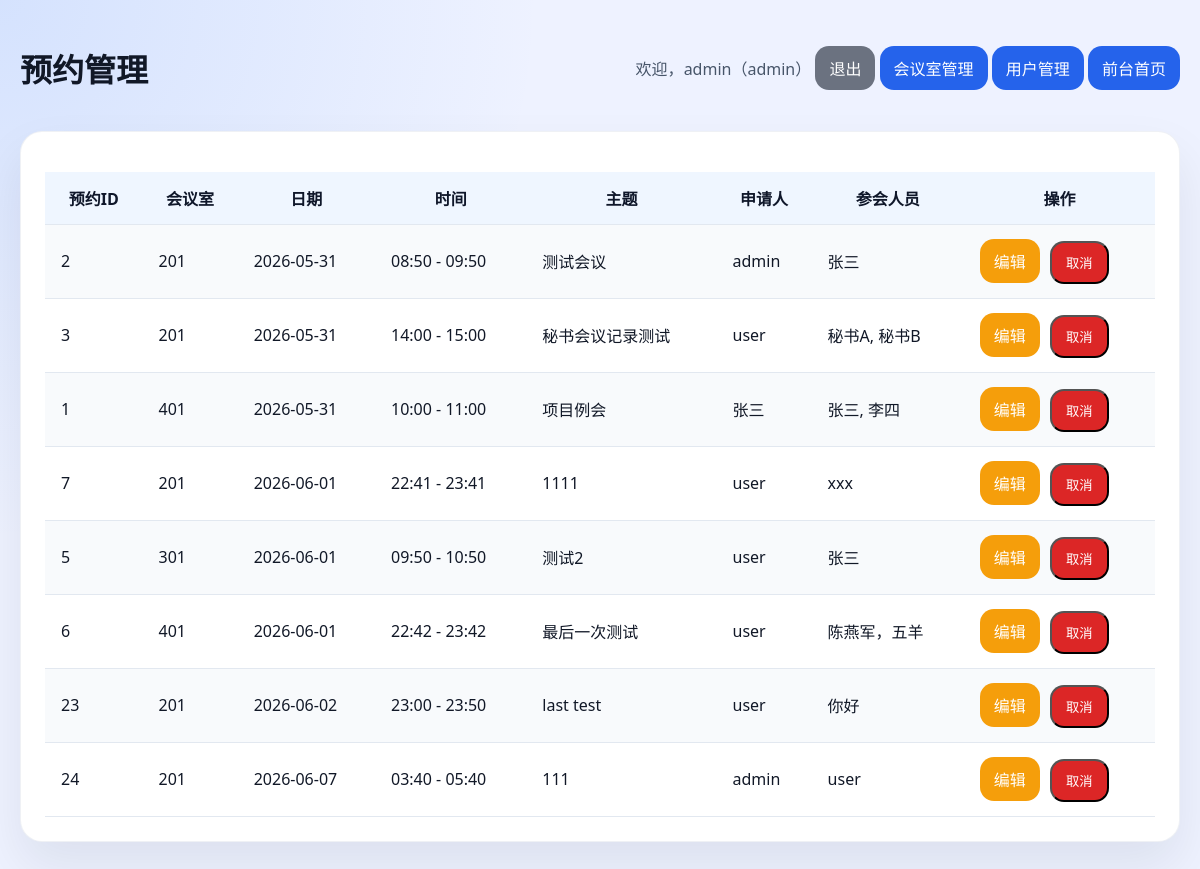
/admin/bookings (signed in), run on an earlier commit of the app's database.
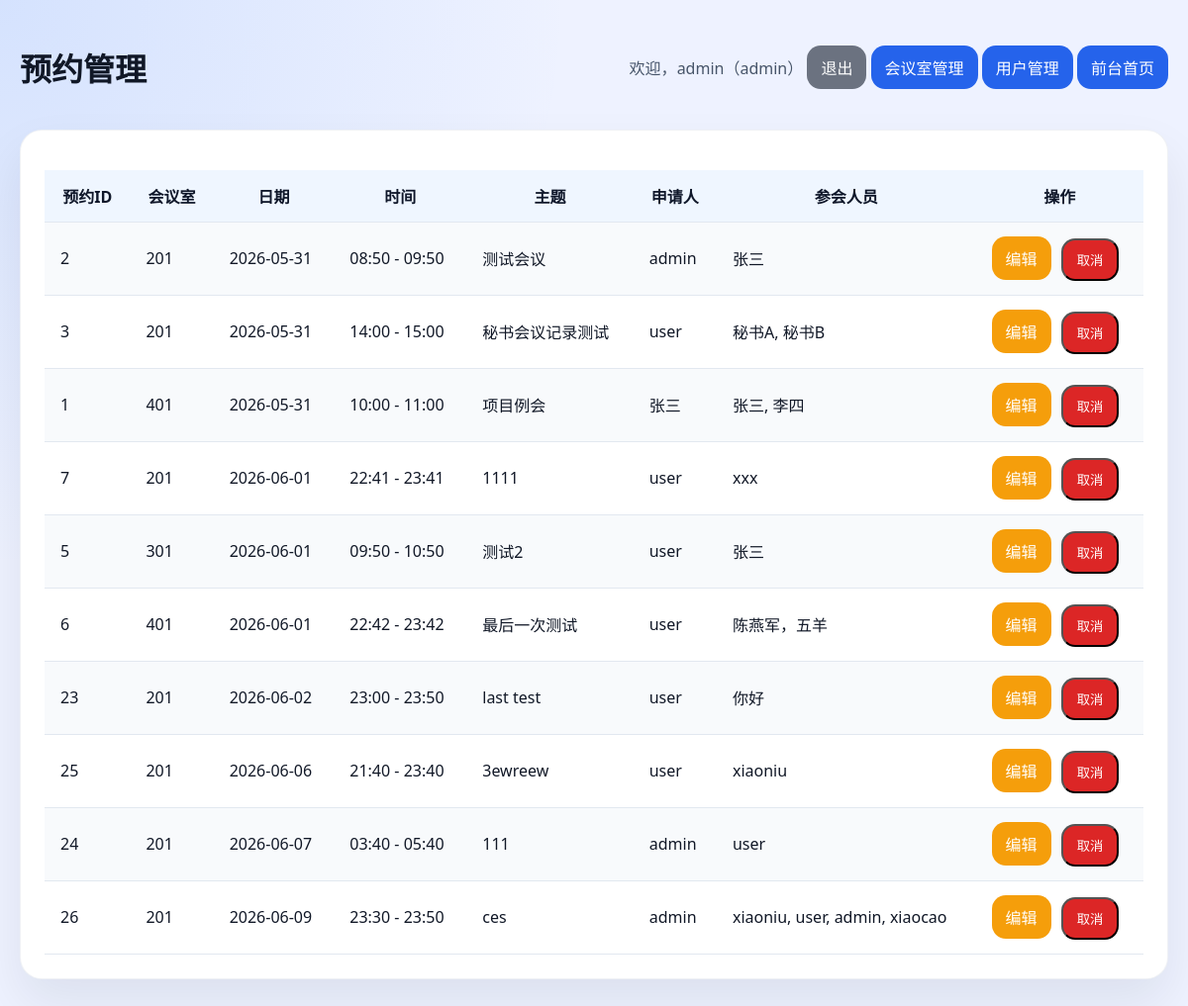
And on a later commit of the database.
### tables this page shows
CREATE TABLE booking (
                booking_id INTEGER PRIMARY KEY AUTOINCREMENT,
                room_id INTEGER NOT NULL,
                date TEXT NOT NULL,
                start_time TEXT NOT NULL,
                end_time TEXT NOT NULL,
                owner TEXT NOT NULL,
                subject TEXT NOT NULL,
                attendees TEXT NOT NULL DEFAULT '', minutes TEXT NOT NULL DEFAULT '', owner_display TEXT NOT NULL DEFAULT '', attendee_usernames TEXT NOT NULL DEFAULT '',
                FOREIGN KEY (room_id) REFERENCES room(room_id) ON DELETE CASCADE
            );

CREATE TABLE room (
                room_id INTEGER PRIMARY KEY AUTOINCREMENT,
                name TEXT NOT NULL UNIQUE,
                capacity INTEGER NOT NULL,
                location TEXT NOT NULL
            );

### app.py (the view)
@app.route("/admin/bookings")
@admin_required
def admin_bookings():
    bookings = get_all_bookings()
    rooms = get_rooms()
    return render_template("admin_bookings.html", bookings=bookings, rooms=rooms, message=None, error=None)

### app.py (called while the page is built)
def admin_required(view):
    @wraps(view)
    def wrapped(*args, **kwargs):
        user = session.get("user")
        if not user:
            return redirect(url_for("login", next=request.path))
        if user.get("role") != "admin":
            return render_template("result.html", error="你没有权限访问此页面。")
        return view(*args, **kwargs)
    return wrapped

@app.context_processor
def inject_user():
    return {"current_user": session.get("user")}

### models.py (called while the page is built)
def get_connection():
    conn = sqlite3.connect(DB_PATH)
    conn.row_factory = sqlite3.Row
    conn.execute("PRAGMA foreign_keys = ON")
    return conn

def fetch_all(query, params=()):
    with get_connection() as conn:
        cursor = conn.execute(query, params)
        return [dict(row) for row in cursor.fetchall()]

def get_rooms():
    return fetch_all("SELECT * FROM room ORDER BY name")

def get_all_bookings():
    return fetch_all(
        "SELECT b.*, r.name AS room_name FROM booking b JOIN room r ON b.room_id = r.room_id ORDER BY date, r.name, start_time",
    )

### templates/admin_bookings.html (shortened to what this page needs)
<!DOCTYPE html>
<html lang="zh-CN">
<head>
</head>
<body>
<div class="container">
    <div class="top-bar">
        <h1>预约管理</h1>
        <div>
            <span>欢迎，{{ current_user.username }}（{{ current_user.role }}）</span>
            <a href="/logout" class="button" style="background:#6b7280;">退出</a>
            <a href="/admin" class="button">会议室管理</a>
            <a href="/admin/users" class="button">用户管理</a>
            <a href="/" class="button">前台首页</a>
        </div>
    </div>
    <div class="card">
        <table>
            <thead>
            <tr>
                <th>预约ID</th>
                <th>会议室</th>
                <th>日期</th>
                <th>时间</th>
                <th>主题</th>
                <th>申请人</th>
                <th>参会人员</th>
                <th>操作</th>
            </tr>
            </thead>
            <tbody>
            {% for booking in bookings %}
                <tr>
                    <td>{{ booking.booking_id }}</td>
                    <td>{{ booking.room_name }}</td>
                    <td>{{ booking.date }}</td>
                    <td>{{ booking.start_time }} - {{ booking.end_time }}</td>
                    <td>{{ booking.subject }}</td>
                    <td>{{ booking.owner_display or booking.owner }}</td>
                    <td>{{ booking.attendees }}</td>
                    <td>
                        <a href="/admin/bookings/edit/{{ booking.booking_id }}" class="button" style="background:#f59e0b;">编辑</a>
                        <form method="post" action="/admin/bookings/delete/{{ booking.booking_id }}" style="display:inline-block; margin-left:6px;">
                            <button type="submit" class="button danger">取消</button>
                        </form>
                    </td>
                </tr>
            {% endfor %}
            </tbody>
        </table>
    </div>
</div>
</body>
</html>

### templates/admin_bookings.html (style rules this page uses)
:root { font-family: "Segoe UI", Tahoma, Geneva, Verdana, sans-serif; background: #eef2ff; color: #111827; }
* { box-sizing: border-box; }
body { margin: 0; min-height: 100vh; background: radial-gradient(circle at top left, rgba(59,130,246,0.14), transparent 36%), #eef2ff; }
.container { max-width: 1200px; margin: 0 auto; padding: 24px 20px 40px; }
.card { background: #fff; border: 1px solid rgba(148,163,184,0.15); border-radius: 22px; box-shadow: 0 24px 50px rgba(15,23,42,0.08); padding: 24px; margin-bottom: 20px; }
table { width: 100%; border-collapse: separate; border-spacing: 0; margin-top: 16px; }
th, td { padding: 14px 16px; border-bottom: 1px solid #e2e8f0; }
th { background: #eff6ff; color: #0f172a; font-weight: 600; }
tbody tr:nth-child(odd) { background: #f8fafc; }
.button { display: inline-flex; align-items: center; justify-content: center; padding: 10px 14px; gap: 8px; border-radius: 14px; background: #2563eb; color: #fff; text-decoration: none; transition: transform 0.16s ease, background 0.16s ease; }
.danger { background: #dc2626; }
.top-bar { display: flex; justify-content: space-between; align-items: center; flex-wrap: wrap; gap: 12px; margin-bottom: 18px; }
.top-bar span { color: #475569; }

What changed in the data, as far as the page shows it:
added booking: booking_id "25", room_name "201", date "2026-06-06", start_time "21:40", end_time "23:40", subject "3ewreew", owner_display "user", attendees "xiaoniu"
added booking: booking_id "26", room_name "201", date "2026-06-09", start_time "23:30", end_time "23:50", subject "ces", owner_display "admin", attendees "xiaoniu, user, admin, xiaocao"
